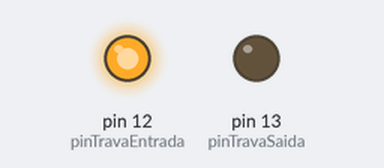
Simulated run of this program. Board: Raspberry Pi (header pin numbers). Shown: output pins drawn as LEDs (lit = HIGH). At 0.0 s the program stops and its outputs stay as they are.

Above: at 0.1 s.
Timing chart, 0 to 1.5 s (numbered marks = the images above):
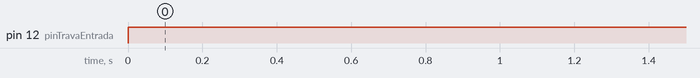

Measured:
- by itself, pin 12 (pinTravaEntrada): LOW → HIGH at 0.00 s

The program:

trava_catraca.py
```python
import time
import datetime
import RPi.GPIO as GPIO

GPIO.setmode(GPIO.BOARD)

pinTravaEntrada = 12;
pinTravaSaida = 13;

GPIO.setup(pinTravaEntrada,GPIO.OUT)
GPIO.setup(pinTravaSaida,GPIO.OUT)

#def destrava_catraca():


#def trava_catraca():
#GPIO.output(pinTravaEntrada, GPIO.HIGH)
#GPIO.output(pinTravaSaida, GPIO.LOW)
GPIO.output(pinTravaEntrada, GPIO.HIGH)
#GPIO.output(pinTravaSaida, GPIO.HIGH)
```
